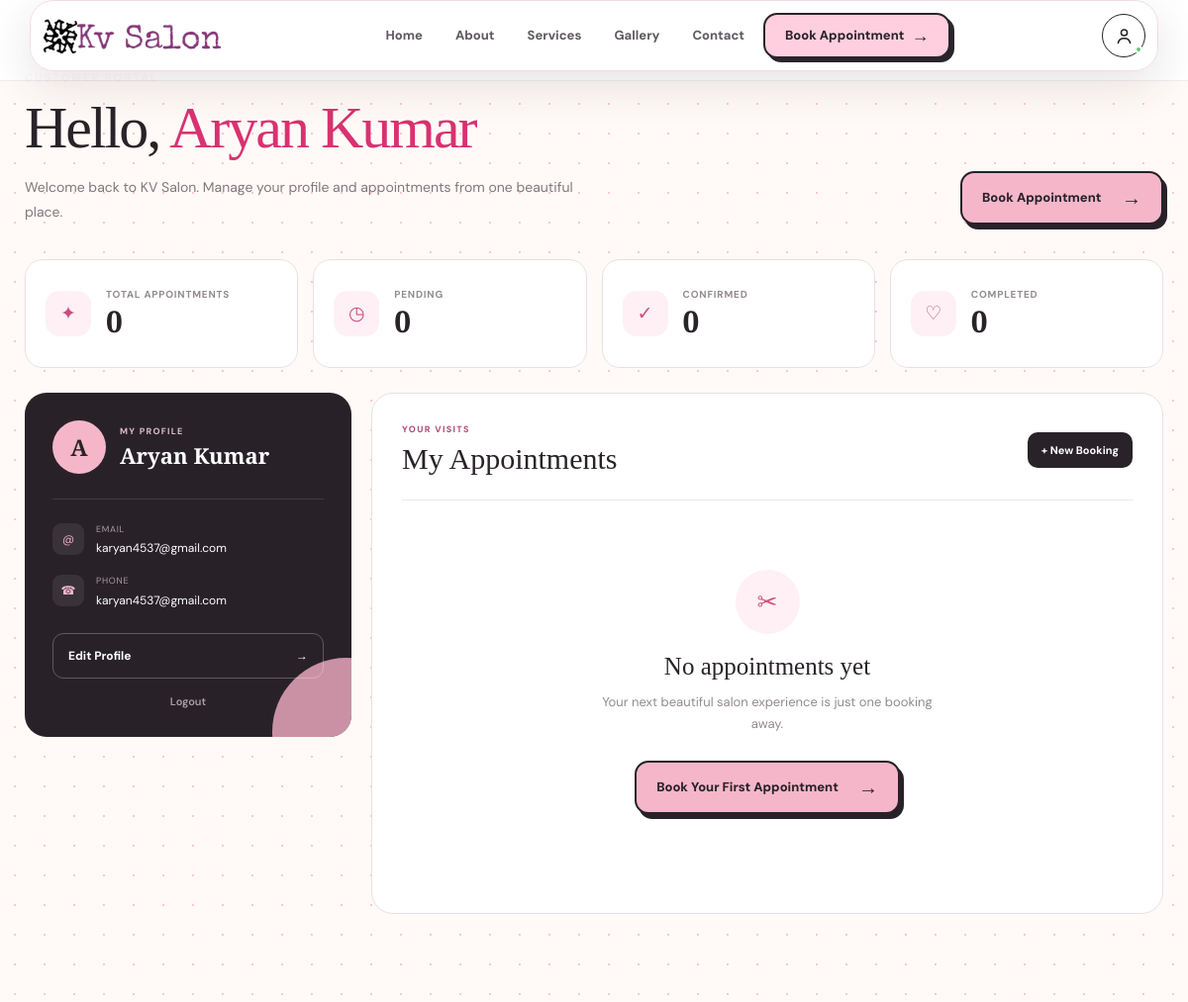
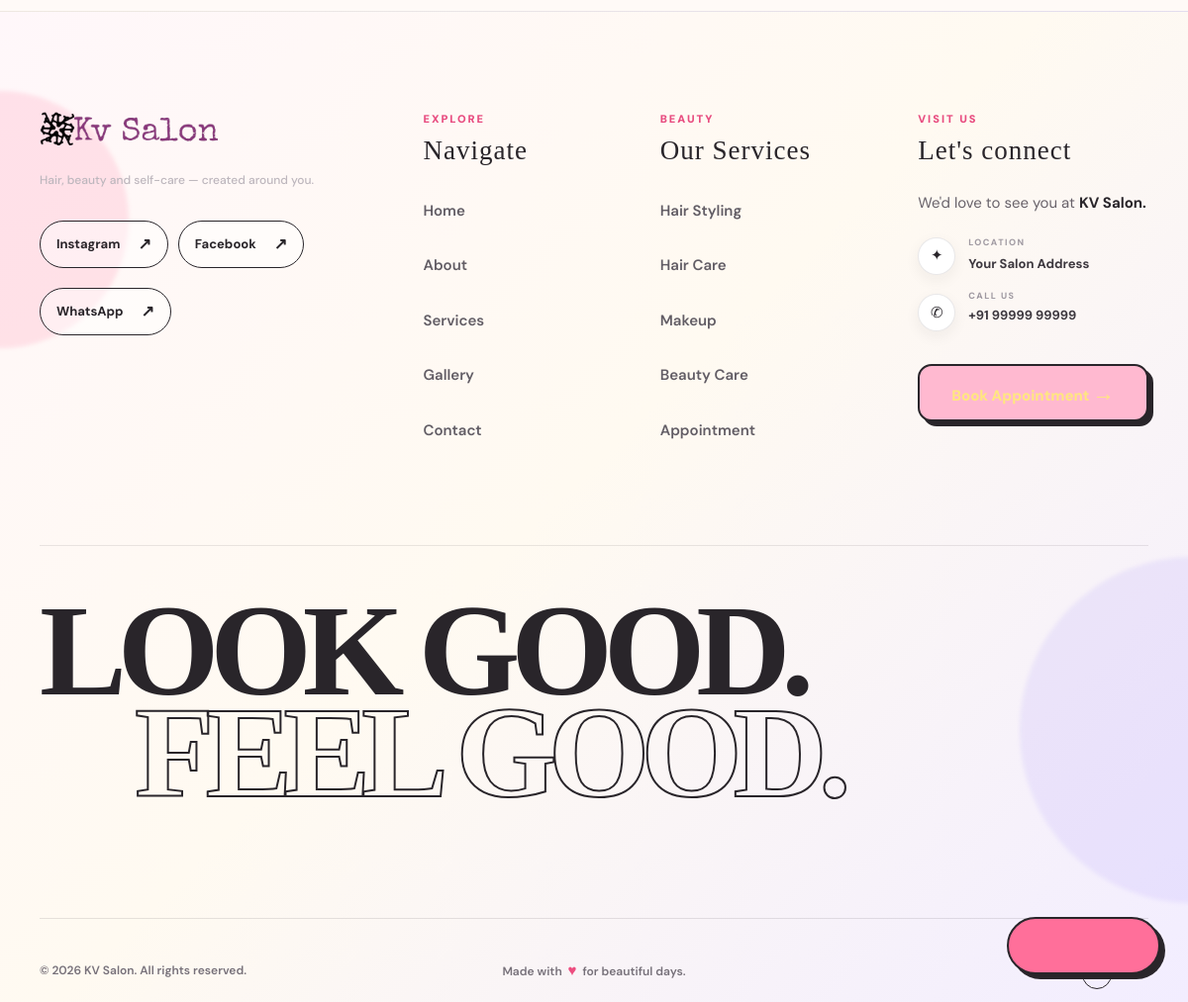
The page /user/dashboard.php (signed in) on the database its author committed (2 pictures, top to bottom).
### tables this page shows
CREATE TABLE `users` (
  `id` int(11) NOT NULL,
  `name` varchar(120) NOT NULL,
  `email` varchar(160) NOT NULL,
  `phone` varchar(30) DEFAULT NULL,
  `password` varchar(255) NOT NULL,
  `role` enum('customer','admin') DEFAULT 'customer',
  `created_at` timestamp NOT NULL DEFAULT current_timestamp()
);

### config/connection.php (called while the page is built, shortened)
<?php
function e($v){return htmlspecialchars($v??'',ENT_QUOTES,'UTF-8');}
?>

### user/dashboard.php (the view, shortened to what this page needs)
<?php
require "../config/connection.php";
$uid = (int) $_SESSION['user']['id'];
$userQuery = $conn->query("
    SELECT *
    FROM users
    WHERE id = $uid
    LIMIT 1
");
$u = $userQuery
    ? $userQuery->fetch_assoc()
    : null;
$totalAppointments = 0;
$pendingAppointments = 0;
$confirmedAppointments = 0;
$completedAppointments = 0;
$appointments = [];
?>
<!DOCTYPE html>
<html lang="en">
<head>
  <?php include('../templates/meta_tag.php'); ?>
</head>
<body class="kv-dashboard">
    <?php include "../templates/navbar.php"; ?>
    <main class="dashboard-page">
        <section class="dashboard-hero">
            <div>
                <p class="dashboard-eyebrow">
                </p>
                <h1>
                    Hello,
                    <span>
                        <?= e($u['name']) ?>
                    </span>
                </h1>
                <p class="dashboard-subtitle">
                    Welcome back to KV Salon.
                    Manage your profile and appointments
                    from one beautiful place.
                </p>
            </div>
            <a
                href="../kv_web/booking-form.php"
                class="dashboard-book-btn"
            >
                <span>
                    Book Appointment
                </span>
                <span>
                    →
                </span>
            </a>
        </section>
        <section class="dashboard-stats">
            <div class="stat-card">
                <div class="stat-icon">
                    ✦
                </div>
                <div>
                    <span>
                        Total Appointments
                    </span>
                    <strong>
                        <?= $totalAppointments ?>
                    </strong>
                </div>
            </div>
            <div class="stat-card">
                <div class="stat-icon">
                    ◷
                </div>
                <div>
                    <span>
                        Pending
                    </span>
                    <strong>
                        <?= $pendingAppointments ?>
                    </strong>
                </div>
            </div>
            <div class="stat-card">
                <div class="stat-icon">
                    ✓
                </div>
                <div>
                    <span>
                        Confirmed
                    </span>
                    <strong>
                        <?= $confirmedAppointments ?>
                    </strong>
                </div>
            </div>
            <div class="stat-card">
                <div class="stat-icon">
                    ♡
                </div>
                <div>
                    <span>
                        Completed
                    </span>
                    <strong>
                        <?= $completedAppointments ?>
                    </strong>
                </div>
            </div>
        </section>
        <section class="dashboard-grid">
            <aside class="profile-card">
                <div class="profile-top">
                    <div class="profile-avatar">
                        <?= strtoupper(
                            substr(
                                $u['name'] ?? 'U',
                                0,
                                1
                            )
                        ) ?>
                    </div>
                    <div>
                        <span class="profile-label">
                            MY PROFILE
                        </span>
                        <h2>
                            <?= e($u['name']) ?>
                        </h2>
                    </div>
                </div>
                <div class="profile-details">
                    <div class="profile-detail">
                        <span class="detail-icon">
                            @
                        </span>
                        <div>
                            <small>
                                Email
                            </small>
                            <p>
                                <?= e($u['email']) ?>
                            </p>
                        </div>
                    </div>
                    <div class="profile-detail">
                        <span class="detail-icon">
                            ☎
                        </span>
                        <div>
                            <small>
                                Phone
                            </small>
                            <p>
                                <?= e($u['phone'] ?: 'Not added') ?>
                            </p>
                        </div>
                    </div>
                </div>
                <a
                    href="profile.php"
                    class="profile-edit-btn"
                >
                    Edit Profile
                    <span>
                        →
                    </span>
                </a>
                <a
                    href="../auth/logout.php"
                    class="profile-logout"
                >
                    Logout
                </a>
            </aside>
            <section class="appointments-panel">
                <div class="panel-heading">
                    <div>
                        <span>
                            YOUR VISITS
                        </span>
                        <h2>
                            My Appointments
                        </h2>
                    </div>
                    <a
                        href="../kv_web/booking-form.php"
                        class="small-book-btn"
                    >
                        + New Booking
                    </a>
                </div>
                <?php if (!empty($appointments)): ?>
                    <div class="appointment-list">
                        <?php foreach (
                            $appointments as $appointment
                        ): ?>
                            <?php
                            $status = strtolower(
                                trim(
                                    $appointment['status'] ?? 'pending'
                                )
                            );
                            ?>
                            <article class="appointment-card">
                                <div class="appointment-date">
                                    <span>
                                        <?= date(
                                            'M',
                                            strtotime(
                                                $appointment['appointment_date']
                                            )
                                        ) ?>
                                    </span>
                                    <strong>
                                        <?= date(
                                            'd',
                                            strtotime(
                                                $appointment['appointment_date']
                                            )
                                        ) ?>
                                    </strong>
                                    <small>
                                        <?= date(
                                            'Y',
                                            strtotime(
                                                $appointment['appointment_date']
                                            )
                                        ) ?>
                                    </small>
                                </div>
                                <div class="appointment-info">
                                    <span class="appointment-label">
                                        SERVICE
                                    </span>
                                    <h3>
                                        <?= e(
                                            $appointment['service_name'] ?? 'Salon Service'
                                        ) ?>
                                    </h3>
                                    <div class="appointment-meta">
                                        <span>
                                            ◷
                                            <?= date(
                                                'h:i A',
                                                strtotime(
                                                    $appointment['appointment_time']
                                                )
                                            ) ?>
                                        </span>
                                        <span>
                                            •
                                        </span>
                                        <span>
                                            KV SALON
                                        </span>
                                    </div>
                                </div>
                                <div class="appointment-status">
                                    <span
                                        class="
                                            status-badge
                                            status-<?= e($status) ?>
                                        "
                                    >
                                        <i></i>
                                        <?= ucfirst(e($status)) ?>
                                    </span>
                                </div>
                            </article>
                        <?php endforeach; ?>
                    </div>
                <?php else: ?>
                    <div class="empty-appointments">
                        <div class="empty-icon">
                            ✂
                        </div>
                        <h3>
                            No appointments yet
                        </h3>
                        <p>
                            Your next beautiful salon
                            experience is just one booking away.
                        </p>
                        <a
                            href="../kv_web/booking-form.php"
                            class="dashboard-book-btn"
                        >
                            Book Your First Appointment
                            <span>
                                →
                            </span>
                        </a>
                    </div>
                <?php endif; ?>
            </section>
        </section>
    </main>
    <?php include "../templates/footer.php"; ?>
</body>
</html>

### assets/css/booking.css (style rules this page uses)
:root { --black: #29252a; --pink: #ff6f93; --pink-light: #ffd6df; --pink-dark: #ef4775; --cream: #fffaf2; --yellow: #ffe78a; --purple: #e7e0ff; --blue: #d6eaff; --text: #29252a; --muted: #77727a; --white: #ffffff; --border: 3px solid var(--black); }
* { margin: 0; padding: 0; box-sizing: border-box; }
html { scroll-behavior: smooth; }
body { font-family: "DM Sans", sans-serif; color: var(--text); background: radial-gradient( circle at 10% 10%, rgba(255, 170, 190, .18), transparent 25% ), radial-gradient( circle at 90% 15%, rgba(190, 170, 255, .18), transparent 25% ), var(--cream); min-height: 100vh; overflow-x: hidden; }
body::before { content: ""; position: fixed; inset: 0; z-index: -5; pointer-events: none; background-image: radial-gradient( circle, rgba(255, 105, 145, .28) 1.4px, transparent 1.4px ); background-size: 34px 34px; }

### rows shown on the page
users: name "Aryan Kumar", name "A", email "karyan4537@gmail.com", phone "karyan4537@gmail.com"

### other values the page prints
$totalAppointments "0"
$pendingAppointments "0"
$confirmedAppointments "0"
$completedAppointments "0"
